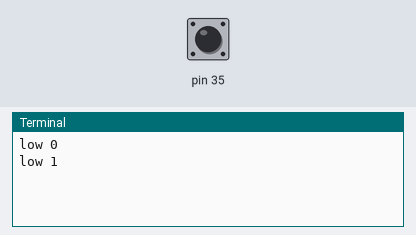
A program run on a simulated Raspberry Pi (header pin numbers). Parts: the last lines printed to the terminal. Inputs (shaded band) come from the test bench; at power-on: pin 35 LOW.

Above: at 1.2 s.
1.3 s: pin 35 pulled HIGH for 1.2 s
At 2.5 s:
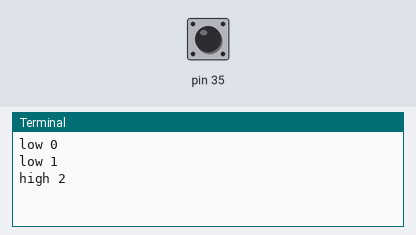
4.0 s: pin 35 pulled HIGH for 1.2 s
At 4.8 s:
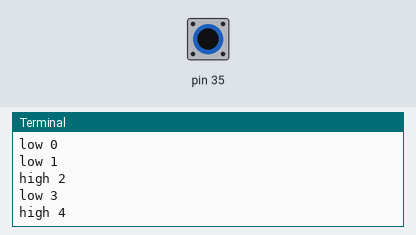
6.7 s: pin 35 pulled HIGH for 3.2 s
At 7.5 s:
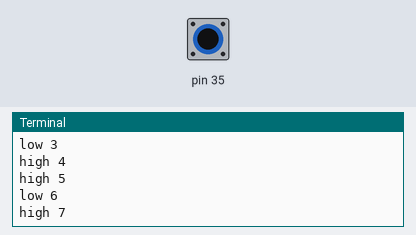

Measured:
- after the input at 1.3 s, the terminal: prints a new line after 0.70 s (image 1)
- after the input at 4.0 s, the terminal: prints a new line at once (image 2)
- after the input at 6.7 s, the terminal: prints a new line after 0.30 s (image 3)

The program:

RIP.py
```python
import RPi.GPIO as GPIO
import time

GPIO.setmode(GPIO.BOARD)
# make io.input low when nothing connecting
GPIO.setup(35, GPIO.IN, pull_up_down=GPIO.PUD_DOWN)

try:
	cnt = 0
	while True:
		if GPIO.input(35) == GPIO.LOW:
			print("low " + str(cnt))
		else:
			print("high " + str(cnt))
		cnt += 1
		time.sleep(1)

except:
	GPIO.cleanup()
```
